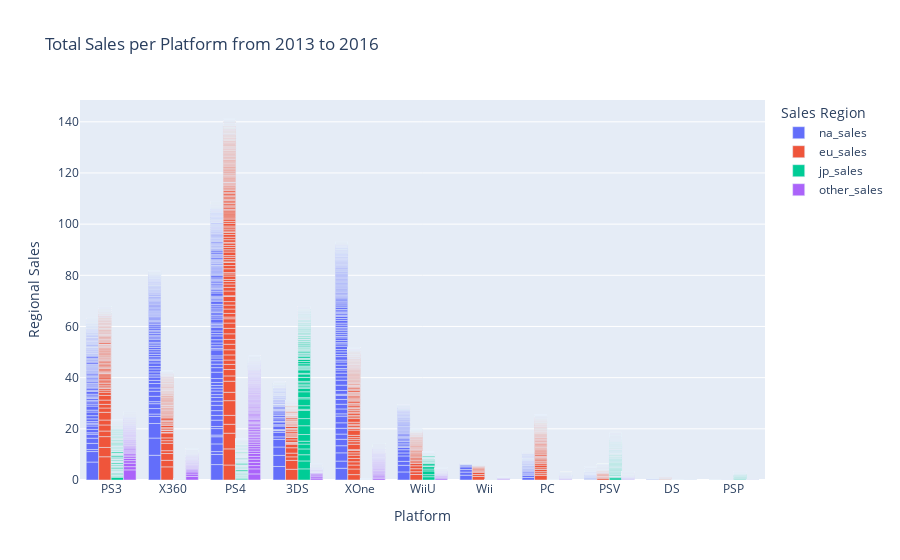

Notebook cell for this chart:
### Markdown cell above
Playstation 4 has the most sales in our forecast range by a wide margin.

### Code cell
# bar chart per-platform comparing sales for each region
plt = px.bar(df_from_2013, x='platform',
             y=['na_sales', 'eu_sales', 'jp_sales', 'other_sales'],
             barmode='group',
             title='Total Sales per Platform from 2013 to 2016',
             labels={'platform':'Platform','value':'Regional Sales', 'variable':'Sales Region', 'na_sales':'North America Sales', 'eu_sales':'Europe Sales','jp_sales':'Japan Sales','other_sales':'Other Sales'})
plt.show()

### Figure 1 — Plotly figure (JSON) as saved in the notebook; plotly's stock layout.template omitted (floating-point values rounded to 4 significant figures; data arrays with more than 128 entries replaced by an {"elided": "..."} marker saying what was removed)
{"data": [{"alignmentgroup": "True", "hovertemplate": "Sales Region=na_sales<br>Platform=%{x}<br>Regional Sales=%{y}<extra></extra>", "legendgroup": "na_sales", "marker": {"color": "#636efa", "pattern": {"shape": ""}}, "name": "na_sales", "offsetgroup": "na_sales", "orientation": "v", "showlegend": true, "textposition": "auto", "type": "bar", "x": {"elided": "2233 str values"}, "xaxis": "x", "y": {"elided": "2233 float values"}, "yaxis": "y"}, {"alignmentgroup": "True", "hovertemplate": "Sales Region=eu_sales<br>Platform=%{x}<br>Regional Sales=%{y}<extra></extra>", "legendgroup": "eu_sales", "marker": {"color": "#EF553B", "pattern": {"shape": ""}}, "name": "eu_sales", "offsetgroup": "eu_sales", "orientation": "v", "showlegend": true, "textposition": "auto", "type": "bar", "x": {"elided": "2233 str values"}, "xaxis": "x", "y": {"elided": "2233 float values"}, "yaxis": "y"}, {"alignmentgroup": "True", "hovertemplate": "Sales Region=jp_sales<br>Platform=%{x}<br>Regional Sales=%{y}<extra></extra>", "legendgroup": "jp_sales", "marker": {"color": "#00cc96", "pattern": {"shape": ""}}, "name": "jp_sales", "offsetgroup": "jp_sales", "orientation": "v", "showlegend": true, "textposition": "auto", "type": "bar", "x": {"elided": "2233 str values"}, "xaxis": "x", "y": {"elided": "2233 float values"}, "yaxis": "y"}, {"alignmentgroup": "True", "hovertemplate": "Sales Region=other_sales<br>Platform=%{x}<br>Regional Sales=%{y}<extra></extra>", "legendgroup": "other_sales", "marker": {"color": "#ab63fa", "pattern": {"shape": ""}}, "name": "other_sales", "offsetgroup": "other_sales", "orientation": "v", "showlegend": true, "textposition": "auto", "type": "bar", "x": {"elided": "2233 str values"}, "xaxis": "x", "y": {"elided": "2233 float values"}, "yaxis": "y"}], "layout": {"barmode": "group", "legend": {"title": {"text": "Sales Region"}, "tracegroupgap": 0}, "title": {"text": "Total Sales per Platform from 2013 to 2016"}, "xaxis": {"anchor": "y", "domain": [0, 1], "title": {"text": "Platform"}}, "yaxis": {"anchor": "x", "domain": [0, 1], "title": {"text": "Regional Sales"}}}}
